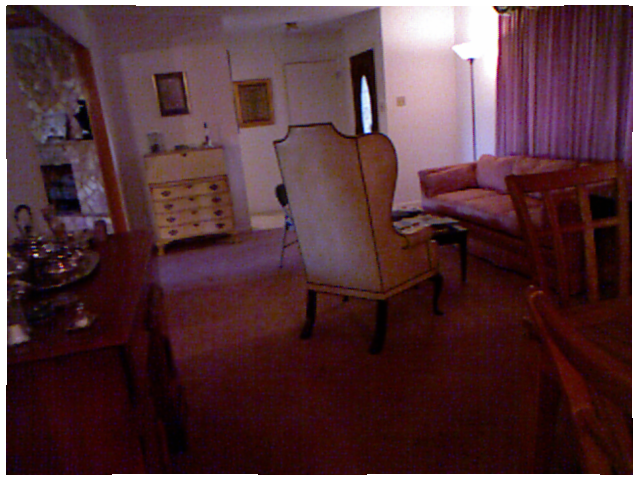
#> input picture ch5/imageBasics/4.png, 640 x 480 px
$ python imageBasics.py 4.png
#> lines starting #> are read from the running program, lines starting #| are printed output that depends on the picture; after the words box and inside, x2 and y2 are one past the last pixel; in counts of white or black regions, pixels touching at a corner belong together
import cv2
import numpy as np
import time

def main():
    # 读取命令行参数指定的图像
    import sys
    if len(sys.argv) < 2:
        print("请提供图像文件路径作为参数")
        return

    image_path = sys.argv[1]
    image = cv2.imread(image_path)
#> image is the input picture: shape (480, 640, 3); mean B, G, R 57.7, 52.5, 84.4

    # 判断图像文件是否正确读取
    if image is None:
        print(f"文件 {image_path} 不存在.")
        return

    # 输出基本信息
    print(f"图像宽为 {image.shape[1]}, 高为 {image.shape[0]}, 通道数为 {image.shape[2]}")
#| 图像宽为 640, 高为 480, 通道数为 3
    cv2.imshow("image", image)
    cv2.waitKey(0)

    # 判断image的类型
    if image.dtype != np.uint8 or (image.ndim != 2 and image.ndim != 3):
        print("请输入一张彩色图或灰度图.")
        return

    # 遍历图像
    start_time = time.time()
    for y in range(image.shape[0]):
        for x in range(image.shape[1]):
            pixel = image[y, x]
            # 这里可以对像素进行操作，比如:
            # for c in range(image.shape[2]):
            #     data = pixel[c]

    end_time = time.time()
    print(f"遍历图像用时：{end_time - start_time:.6f} 秒。")

    # 关于图像的拷贝
    image_another = image.copy()
    image_another[0:100, 0:100] = 0  # 将左上角100*100的块置零
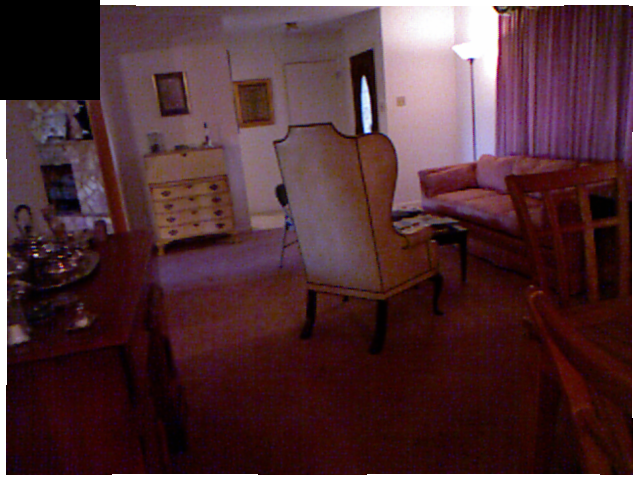
#> image_another: shape (480, 640, 3); 3.26% of pixels changed, all inside (x1, y1, x2, y2) = (0, 0, 100, 100)
    cv2.imshow("image", image)
    cv2.waitKey(0)

    # 使用copy()函数来拷贝数据
    image_clone = image.copy()
    image_clone[0:100, 0:100] = 255
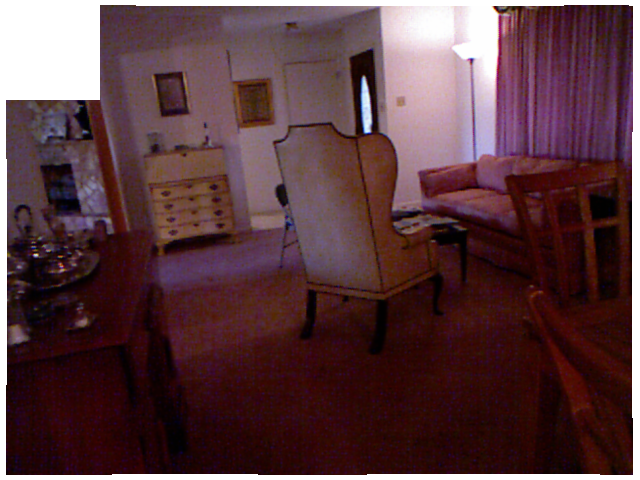
#> image_clone: shape (480, 640, 3); 2.91% of pixels changed, all inside (x1, y1, x2, y2) = (6, 5, 100, 100)
    cv2.imshow("image", image)
    cv2.imshow("image_clone", image_clone)
    cv2.waitKey(0)

    cv2.destroyAllWindows()

if __name__ == "__main__":
    main()
